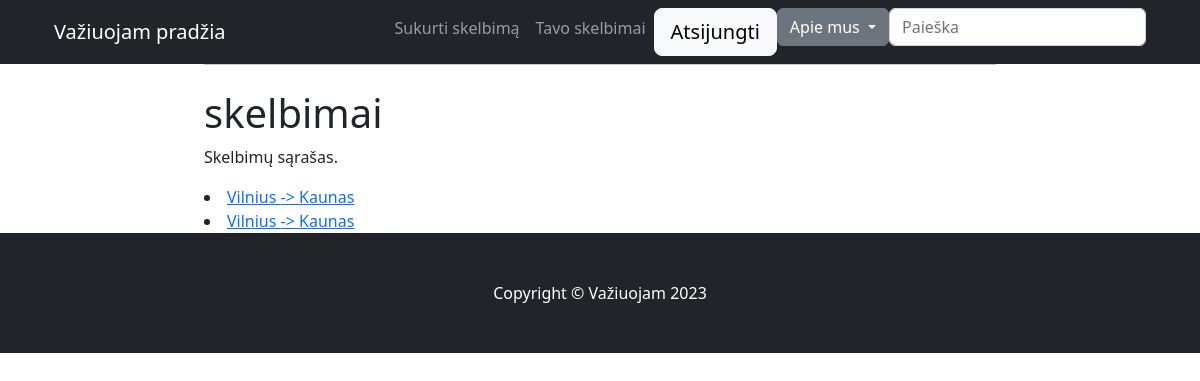
Before: /user-posts/edgaras (signed in) with the older database file.
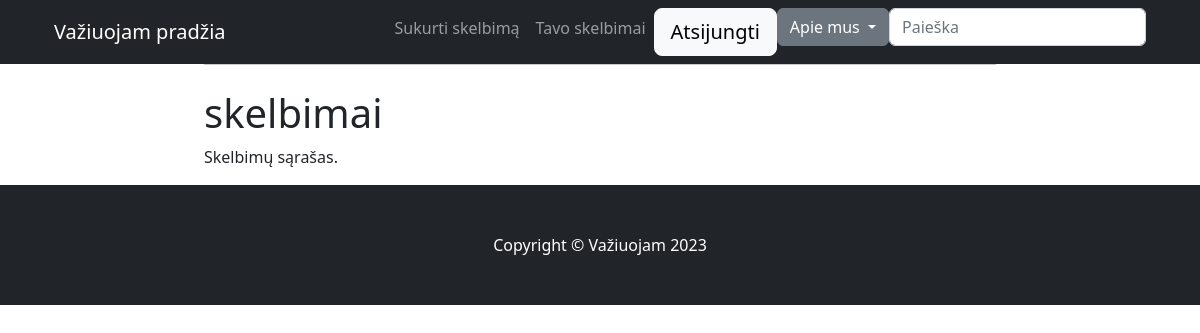
After: the same page with the newer database file.
### posts/models.py (models this page shows, shortened)
class Posting(models.Model):
    title = models.CharField(max_length=255)
    description = models.TextField(help_text="Pastabos, jei yra")
    start_location = models.CharField(max_length=255)
    end_location = models.CharField(max_length=255)
    start_time = models.DateTimeField()
    available_seats = models.PositiveIntegerField(default=4)
    price = models.DecimalField(
        max_digits=8, decimal_places=2, validators=[MinValueValidator(Decimal('0.01'))], help_text="Kaina eurais")
    created_at = models.DateTimeField(auto_now_add=True)
    updated_at = models.DateTimeField(auto_now=True)
    user = models.ForeignKey(
        User, on_delete=models.CASCADE, related_name="posting", null=True)
    class Meta:
        ordering = ['start_time',]
        verbose_name = 'Skelbimas'
        verbose_name_plural = 'Skelbimai'

### posts/views.py (the view)
class UserPostListView(LoginRequiredMixin, generic.ListView):
    model = Posting
    template_name = 'posts/user_posts.html'
    context_object_name = 'postings'
    success_url = reverse_lazy('user-posts')
    paginate_by = 10
    def get_queryset(self):
        user = get_object_or_404(User, username=self.kwargs.get('username'))
        return Posting.objects.filter(user=user).order_by('-created_at')

### posts/templates/posts/user_posts.html
{% extends "main/base.html" %}
{% block content %}
<h1>{{user.name}} skelbimai</h1>
<p>Skelbimų sąrašas.</p>
{% for a in postings %}
<li><a href="{% url 'posting' a.id %}">{{a.start_location}} -> {{a.end_location}}</a></li>
{% endfor %}
{% endblock %}

Changed rows visible on the page:
no longer on this page (row edited): Posting: start_location "Vilnius", end_location "Kaunas"
no longer on this page (row edited): Posting: start_location "Vilnius", end_location "Kaunas"
